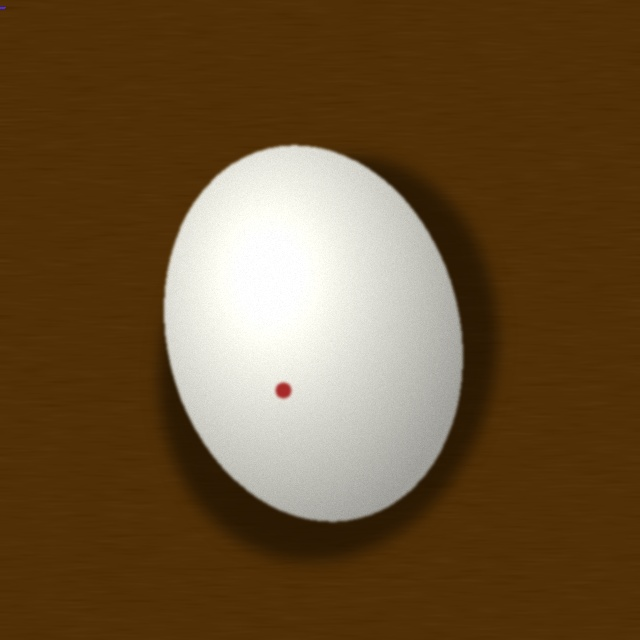
#> input picture server/datasets/samples/blood_spot.jpg, 640 x 640 px
$ python -i preprocessing.py   (imports and definitions only)
#> lines starting #> are read from the running program, lines starting #| are printed output that depends on the picture; after the words box and inside, x2 and y2 are one past the last pixel; in counts of white or black regions, pixels touching at a corner belong together
"""Phone camera image preprocessing, EXIF orientation correction,
egg ROI segmentation, and lighting normalization.
"""

from dataclasses import dataclass

import cv2
import numpy as np
from PIL import Image, ImageOps


@dataclass
class EggROI:
    """Represents the segmented egg Region of Interest."""
    original_rgb: np.ndarray          # Original image in RGB
    preprocessed_rgb: np.ndarray      # Lighting-normalized full image (RGB)
    cropped_egg_rgb: np.ndarray       # Cropped bounding box of egg (RGB)
    mask: np.ndarray                  # Binary mask of the egg (0 or 255)
    bbox: tuple[int, int, int, int]   # (x, y, w, h) in original coordinate space
    confidence: float                 # Confidence that an egg was detected (0.0 - 1.0)
    aspect_ratio: float               # Height / Width ratio of the egg contour
    solidity: float                   # Contour area / Convex hull area
    row: int = 0                      # 0-indexed row position in tray matrix
    col: int = 0                      # 0-indexed column position in tray matrix


# [6 lines left out: function fix_exif_orientation, not called in this run]


def normalize_lighting(rgb_image: np.ndarray, clip_limit: float = 2.0, tile_grid_size: tuple[int, int] = (8, 8)) -> np.ndarray:
    """Applies CLAHE (Contrast Limited Adaptive Histogram Equalization)

    to the Luminance channel in LAB color space to balance shadows and phone flash reflections.
    """
    lab = cv2.cvtColor(rgb_image, cv2.COLOR_RGB2LAB)
    l_channel, a_channel, b_channel = cv2.split(lab)

    clahe = cv2.createCLAHE(clipLimit=clip_limit, tileGridSize=tile_grid_size)
    l_eq = clahe.apply(l_channel)

    merged_lab = cv2.merge((l_eq, a_channel, b_channel))
    return cv2.cvtColor(merged_lab, cv2.COLOR_LAB2RGB)


# [117 lines left out: function isolate_egg_roi, not called in this run]


def isolate_all_egg_rois(
    rgb_image: np.ndarray,
    target_size: int = 256,
    max_eggs: int = 36
) -> list[EggROI]:
    """Detects and isolates all individual eggs in a carton or tray photo (e.g. 6, 12, 18, 30 eggs).

    Returns a list of EggROI sorted in reading order (top-to-bottom, left-to-right).
    """
    height, width, _ = rgb_image.shape
    preprocessed = normalize_lighting(rgb_image)
    gray = cv2.cvtColor(preprocessed, cv2.COLOR_RGB2GRAY)
    blurred = cv2.GaussianBlur(gray, (7, 7), 0)

    # Multi-strategy segmentation
    _, otsu_thresh = cv2.threshold(blurred, 0, 255, cv2.THRESH_BINARY + cv2.THRESH_OTSU)

    # Check background polarity
    h_margin, w_margin = max(height // 12, 10), max(width // 12, 10)
    corner_pixels = [
        otsu_thresh[0:h_margin, 0:w_margin],
        otsu_thresh[0:h_margin, -w_margin:],
        otsu_thresh[-h_margin:, 0:w_margin],
        otsu_thresh[-h_margin:, -w_margin:]
    ]
    mean_corners = np.mean([np.mean(c) for c in corner_pixels])
    if mean_corners > 127:
        binary = cv2.bitwise_not(otsu_thresh)
    else:
        binary = otsu_thresh

    kernel = cv2.getStructuringElement(cv2.MORPH_ELLIPSE, (7, 7))
    opened = cv2.morphologyEx(binary, cv2.MORPH_OPEN, kernel, iterations=1)
    closed = cv2.morphologyEx(opened, cv2.MORPH_CLOSE, kernel, iterations=2)

    # Use distance transform to separate touching eggs in tray
    dist = cv2.distanceTransform(closed, cv2.DIST_L2, 5)
    _, sure_fg = cv2.threshold(dist, 0.30 * dist.max(), 255, 0)
    sure_fg = np.uint8(sure_fg)

    contours, _ = cv2.findContours(sure_fg, cv2.RETR_EXTERNAL, cv2.CHAIN_APPROX_SIMPLE)
    img_area = float(height * width)

    candidates = []
    # In a 30-egg tray, an egg is ~0.005 to 0.04 of total area; in a 6-egg carton ~0.03 to 0.18
    min_area = 0.003 * img_area
    max_area = 0.40 * img_area

    for cnt in contours:
        area = cv2.contourArea(cnt)
        if area < min_area or area > max_area:
            continue

        x, y, w, h = cv2.boundingRect(cnt)
        aspect_ratio = max(w, h) / max(min(w, h), 1)
        if aspect_ratio > 2.2:
            continue

        hull = cv2.convexHull(cnt)
        solidity = float(area) / max(cv2.contourArea(hull), 1.0)
        if solidity < 0.70:
            continue

        # Expand bounding box slightly for the full egg shell
        pad_x = int(w * 0.25)
        pad_y = int(h * 0.25)
        x1 = max(0, x - pad_x)
        y1 = max(0, y - pad_y)
        x2 = min(width, x + w + pad_x)
        y2 = min(height, y + h + pad_y)

        candidates.append({
            "cnt": cnt,
            "center": (x + w // 2, y + h // 2),
            "bbox": (x1, y1, x2 - x1, y2 - y1),
            "solidity": solidity,
            "aspect_ratio": aspect_ratio,
            "area": area
        })

    # Fallback to direct closed contours if distance transform found none
    if len(candidates) == 0:
        raw_contours, _ = cv2.findContours(closed, cv2.RETR_EXTERNAL, cv2.CHAIN_APPROX_SIMPLE)
        for cnt in raw_contours:
            area = cv2.contourArea(cnt)
            if min_area <= area <= max_area:
                x, y, w, h = cv2.boundingRect(cnt)
                aspect_ratio = max(w, h) / max(min(w, h), 1)
                hull = cv2.convexHull(cnt)
                solidity = float(area) / max(cv2.contourArea(hull), 1.0)
                if aspect_ratio <= 2.2 and solidity >= 0.70:
                    candidates.append({
                        "cnt": cnt,
                        "center": (x + w // 2, y + h // 2),
                        "bbox": (x, y, w, h),
                        "solidity": solidity,
                        "aspect_ratio": aspect_ratio,
                        "area": area
                    })

    # Sort in 2D reading order: cluster into rows based on y-coordinate
    if candidates:
        avg_h = np.mean([c["bbox"][3] for c in candidates])
        row_threshold = max(avg_h * 0.6, 20.0)

        candidates.sort(key=lambda c: c["center"][1])

        rows = []
        current_row = [candidates[0]]
        for cand in candidates[1:]:
            if abs(cand["center"][1] - current_row[0]["center"][1]) < row_threshold:
                current_row.append(cand)
            else:
                rows.append(current_row)
                current_row = [cand]
        if current_row:
            rows.append(current_row)

        sorted_candidates = []
        for r_idx, r in enumerate(rows):
            r.sort(key=lambda c: c["center"][0])
            for c_idx, cand in enumerate(r):
                cand["row"] = r_idx
                cand["col"] = c_idx
                sorted_candidates.append(cand)
        candidates = sorted_candidates[:max_eggs]

    # Convert candidates to EggROI objects
    egg_rois = []
    for cand in candidates:
        x, y, w, h = cand["bbox"]
        cropped = preprocessed[y:y+h, x:x+w]
        if cropped.size == 0:
            continue
        resized_crop = cv2.resize(cropped, (target_size, target_size), interpolation=cv2.INTER_AREA)

        egg_mask = np.zeros((height, width), dtype=np.uint8)
        cv2.drawContours(egg_mask, [cand["cnt"]], -1, 255, -1)
        cropped_mask = egg_mask[y:y+h, x:x+w]
        resized_mask = cv2.resize(cropped_mask, (target_size, target_size), interpolation=cv2.INTER_NEAREST)
        if np.count_nonzero(resized_mask) == 0:
            cv2.ellipse(
                resized_mask,
                (target_size // 2, target_size // 2),
                (int(target_size * 0.38), int(target_size * 0.42)),
                0, 0, 360, 255, -1
            )

        egg_rois.append(EggROI(
            original_rgb=rgb_image,
            preprocessed_rgb=preprocessed,
            cropped_egg_rgb=resized_crop,
            mask=resized_mask,
            bbox=(x, y, w, h),
            confidence=min(0.98, max(0.65, cand["solidity"] * 0.95)),
            aspect_ratio=cand["aspect_ratio"],
            solidity=cand["solidity"],
            row=cand.get("row", 0),
            col=cand.get("col", 0)
        ))

    return egg_rois

>>> import cv2
>>> picture = cv2.cvtColor(cv2.imread('../datasets/samples/blood_spot.jpg'), cv2.COLOR_BGR2RGB)
>>> result = isolate_all_egg_rois(picture)
#> in normalize_lighting, `lab = cv2.cvtColor(rgb_image, cv2.COLOR_RGB2LAB)`: lab: shape (640, 640, 3); mean of channels 0, 1, 2 90.7, 136.6, 151.4
#> in normalize_lighting, `l_channel, a_channel, b_channel = cv2.split(lab)`:
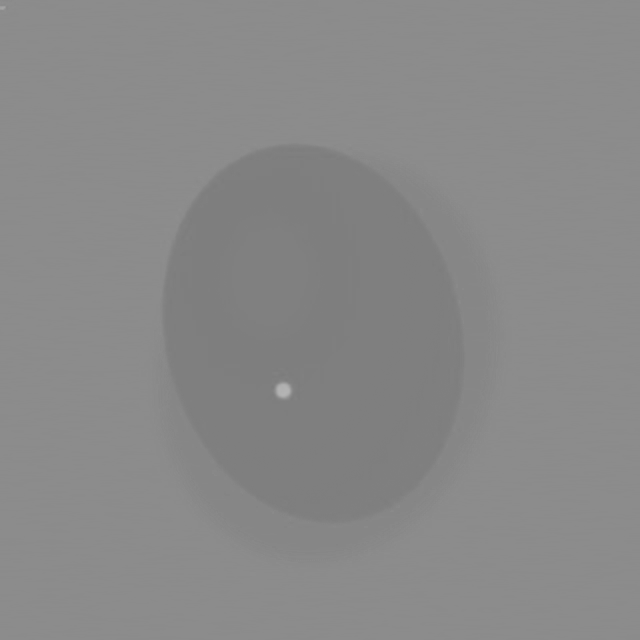
#> a_channel: shape (640, 640); min 124, max 180, mean 136.6
#> in normalize_lighting, `l_eq = clahe.apply(l_channel)`:
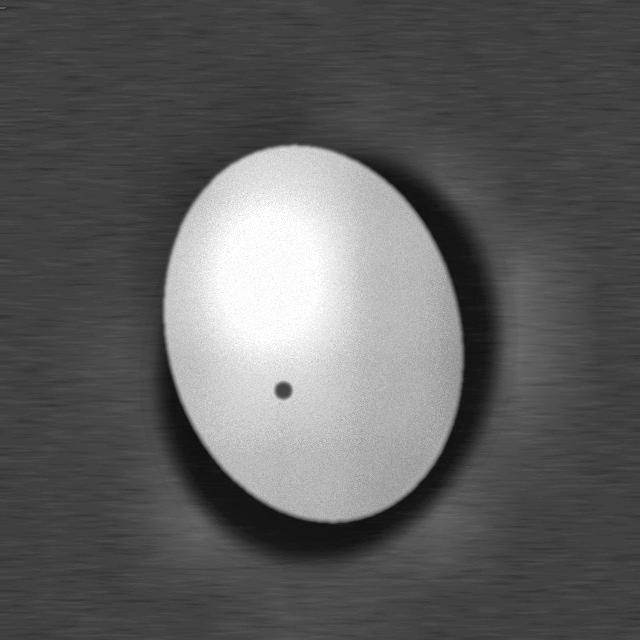
#> l_eq: shape (640, 640); min 13, max 255, mean 94.4
#> in normalize_lighting, `merged_lab = cv2.merge((l_eq, a_channel, b_channel))`: merged_lab: shape (640, 640, 3); mean of channels 0, 1, 2 94.4, 136.6, 151.4
#> in isolate_all_egg_rois, `_, otsu_thresh = cv2.threshold(blurred, 0, 255, cv2.THRESH_BINARY + cv..`:
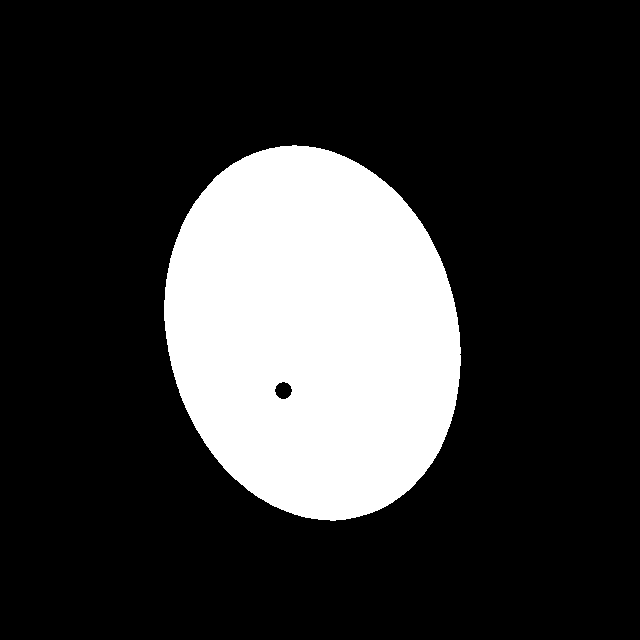
#> otsu_thresh: shape (640, 640); 21.1% white; 1 white region, box (x1, y1, x2, y2) and area: (164, 145, 461, 521) 86350
#> in isolate_all_egg_rois, `mean_corners = np.mean([np.mean(c) for c in corner_pixels])`: mean_corners = 0
#> in isolate_all_egg_rois, `closed = cv2.morphologyEx(opened, cv2.MORPH_CLOSE, kernel, iterations=2)`: closed: shape (640, 640); 21.1% white; 1 white region, box (x1, y1, x2, y2) and area: (164, 145, 461, 521) 86363
#> in isolate_all_egg_rois, `_, sure_fg = cv2.threshold(dist, 0.30 * dist.max(), 255, 0)`: sure_fg: shape (640, 640) float32; 11.5% white; 1 white region, box (x1, y1, x2, y2) and area: (199, 180, 426, 486) 47233
#> in isolate_all_egg_rois, `sure_fg = np.uint8(sure_fg)`: sure_fg: shape (640, 640); 11.5% white; 1 white region
#> in isolate_all_egg_rois, `contours, _ = cv2.findContours(sure_fg, cv2.RETR_EXTERNAL, cv2.CHAIN_A..`: contours = 1 contour; box (x1, y1, x2, y2) and area: (199, 180, 426, 486) 52726
#> the loop in isolate_all_egg_rois, `for cnt in contours:` made 1 pass
#> (area, x, y, w, h, aspect_ratio, solidity, pad_x) on pass 1: (52726, 199, 180, 227, 306, 1.35, 0.995, 56)
#> after the loop in isolate_all_egg_rois, `for cnt in contours:`: candidates = 1 item
#> in isolate_all_egg_rois, `avg_h = np.mean([c["bbox"][3] for c in candidates])`: avg_h = 458
#> in isolate_all_egg_rois, `row_threshold = max(avg_h * 0.6, 20.0)`: row_threshold = 274.8
#> after the loop in isolate_all_egg_rois, `for cand in candidates[1:]:`: rows = []
#> the loop in isolate_all_egg_rois, `for r_idx, r in enumerate(rows):` made 1 pass
#> r_idx on pass 1: 0
#> after the loop in isolate_all_egg_rois, `for r_idx, r in enumerate(rows):`: cand = {'cnt': contour of 410 points, box (x1, y1, x2, y2) (199, 180, 426, 486), area 52726, 'center': (312, 333), 'bbox': (143, 104, 339, 458), 'solidity': 0.995, 'aspect_ratio': 1.35, 'area': 52726, 'row': 0, 'col': 0}; sorted_candidates = 1 item
#> the loop in isolate_all_egg_rois, `for cand in candidates:` made 1 pass
#> pass 1, in isolate_all_egg_rois, `cropped = preprocessed[y:y+h, x:x+w]`:
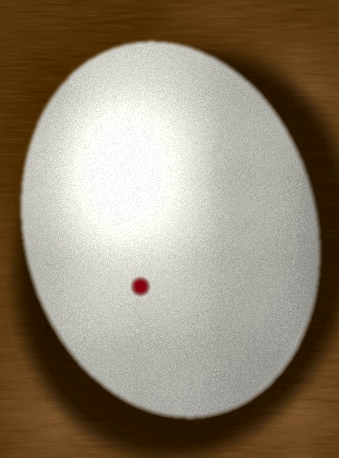
#> cropped: shape (458, 339, 3); mean R, G, B 144.3, 131.3, 112.5
#> pass 1, in isolate_all_egg_rois, `resized_crop = cv2.resize(cropped, (target_size, target_size), interpo..`:
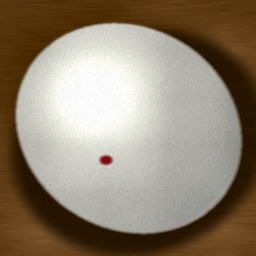
#> resized_crop: shape (256, 256, 3); mean R, G, B 144.3, 131.3, 112.5
#> pass 1, in isolate_all_egg_rois, `cropped_mask = egg_mask[y:y+h, x:x+w]`:
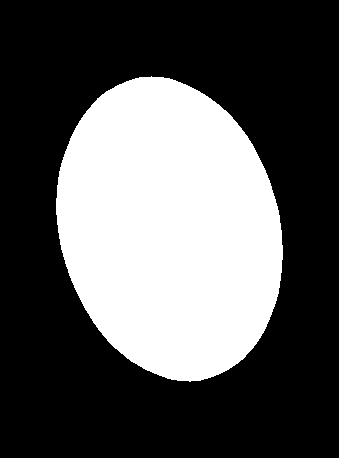
#> cropped_mask: shape (458, 339); 34.2% white; 1 white region, box (x1, y1, x2, y2) and area: (56, 76, 283, 382) 53104
#> after the loop in isolate_all_egg_rois, `for cand in candidates:`:
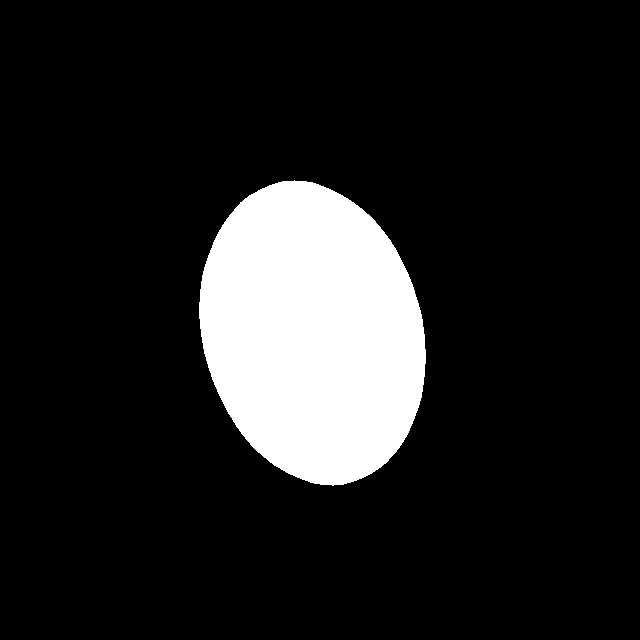
#> egg_mask: shape (640, 640); 13% white; 1 white region, box (x1, y1, x2, y2) and area: (199, 180, 426, 486) 53104
#> result = 1 item
